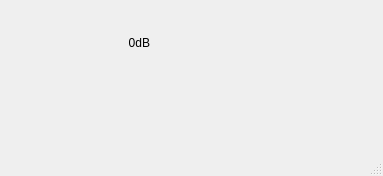
<?xml version="1.0" encoding="UTF-8"?>
<ui version="4.0">
 <class>JSquelch</class>
 <widget class="QMainWindow" name="JSquelch">
  <property name="geometry">
   <rect>
    <x>0</x>
    <y>0</y>
    <width>383</width>
    <height>176</height>
   </rect>
  </property>
  <property name="windowTitle">
   <string>JSquelch</string>
  </property>
  <widget class="QWidget" name="centralwidget">
   <widget class="QLed" name="led_snr">
    <property name="geometry">
     <rect>
      <x>20</x>
      <y>20</y>
      <width>40</width>
      <height>40</height>
     </rect>
    </property>
    <property name="text">
     <string/>
    </property>
    <property name="pixmap">
     <pixmap resource="../images.qrc">:/images/off_led.svg</pixmap>
    </property>
    <property name="scaledContents">
     <bool>true</bool>
    </property>
   </widget>
   <widget class="QLabel" name="label_snr">
    <property name="geometry">
     <rect>
      <x>70</x>
      <y>30</y>
      <width>80</width>
      <height>26</height>
     </rect>
    </property>
    <property name="text">
     <string>0dB</string>
    </property>
    <property name="alignment">
     <set>Qt::AlignRight|Qt::AlignTrailing|Qt::AlignVCenter</set>
    </property>
   </widget>
  </widget>
  <widget class="QMenuBar" name="menubar">
   <property name="geometry">
    <rect>
     <x>0</x>
     <y>0</y>
     <width>383</width>
     <height>31</height>
    </rect>
   </property>
  </widget>
  <widget class="QStatusBar" name="statusbar"/>
 </widget>
 <customwidgets>
  <customwidget>
   <class>QLed</class>
   <extends>QLabel</extends>
   <header>src/qled/qled.h</header>
  </customwidget>
 </customwidgets>
 <resources>
  <include location="../images.qrc"/>
 </resources>
 <connections/>
</ui>
